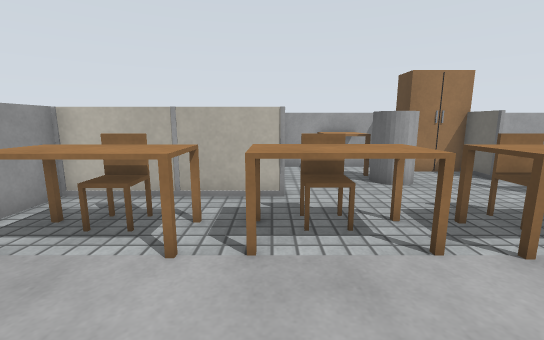
View 1 (above)

17 first-person views from a walk through a robot-simulator world made for Gazebo. The camera is 1 m above the floor, tilts 10° down and sees 90° across. The floor is counted in squares, 0.5 m on a side. Each view is taken from the middle of a square. On the plan, view 1 faces up. The plan holds only what a view shows up to about 16 squares ahead; the rest is blank. The place goes on beyond the plan. Some stock models are drawn as simple stand-ins. Surface patterns are stand-ins for the level's own textures.

View 2
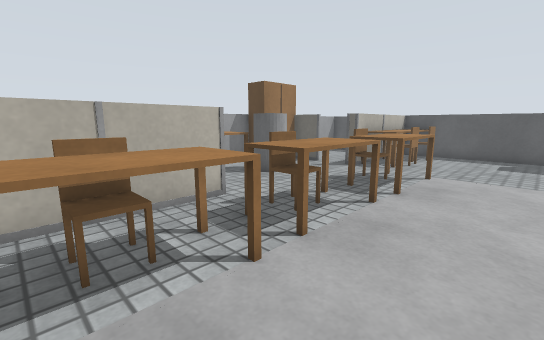

View 3
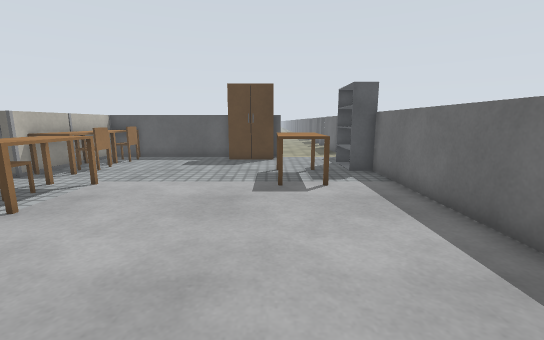

View 4
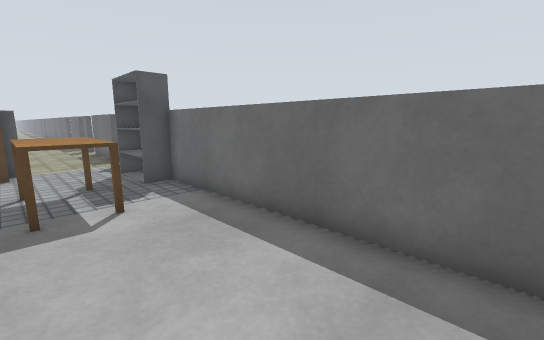

View 5
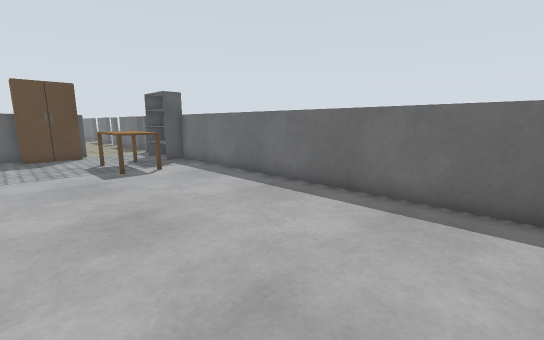

View 6
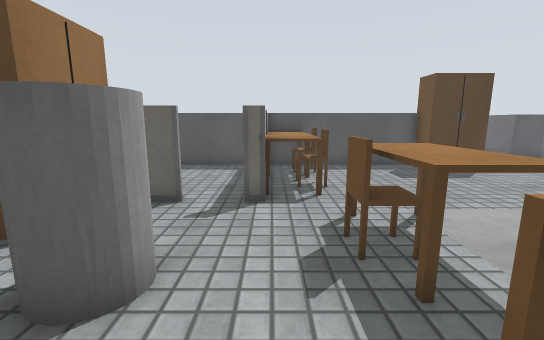

View 7
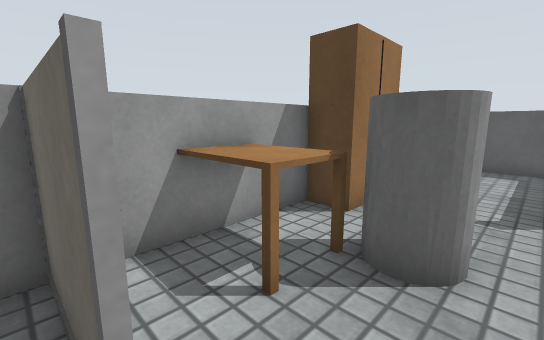

View 8
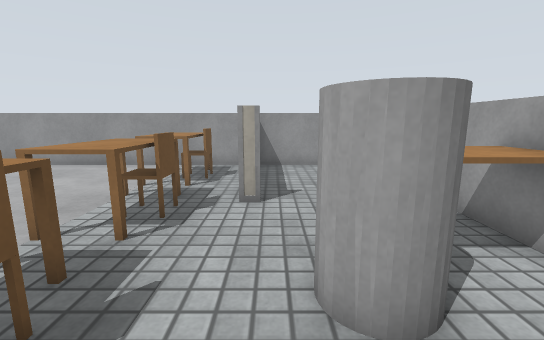

View 9
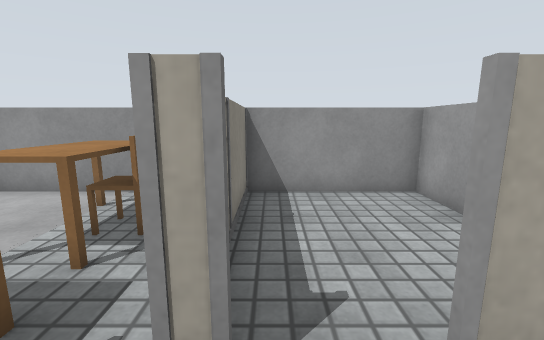

View 10
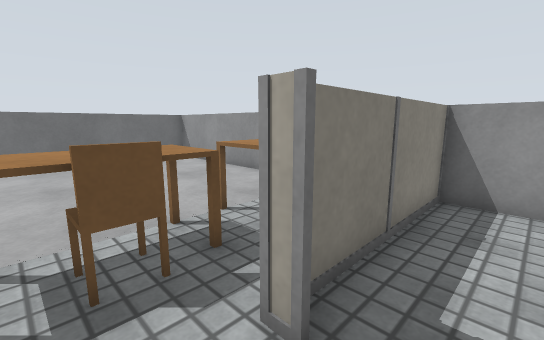

View 11
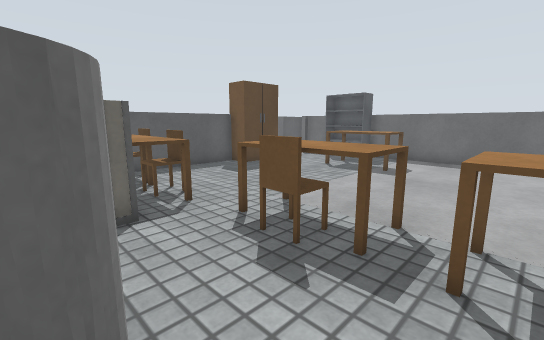

View 12
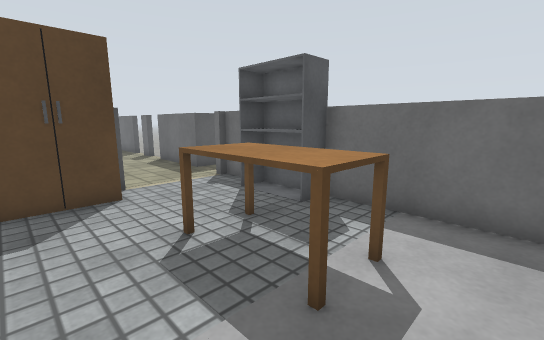

View 13
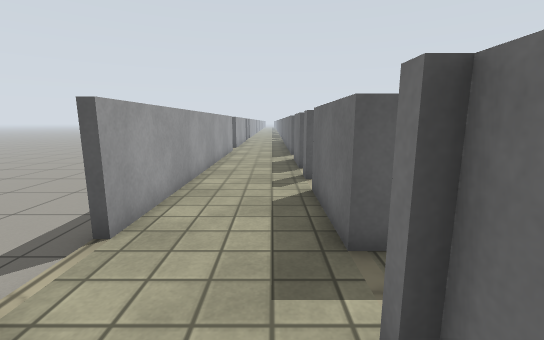

View 14
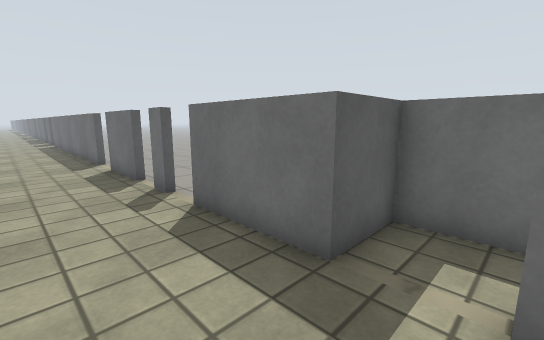

View 15
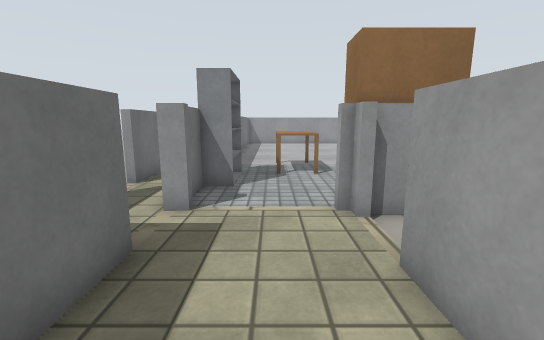

View 16
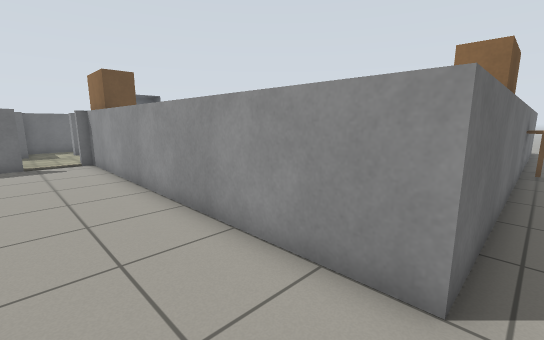

View 17
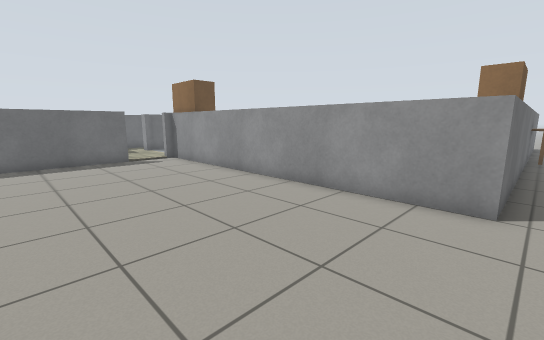

### Floor plan
Points are (right, up) in squares from view 1. A wall is a line through its corners. A room is listed if a view was taken in it or the views show most of it. See-through windows are left out.
Room 1 (views 1, 2, 3, 4, 5, 6, 8, 9, 10, 11, 12, 13, 14, 15)
walls: (8.5, 7.2) (7.7, 7.2) (7.7, 7.7); (7.7, 9.2) (7.7, 11); (13.7, 0.2) (13.7, 7.2); (0.3, 7.8) (0.3, 7.2) (-5.7, 7.2); (13.7, -2.6) (13.7, -2); (14.5, -2.2) (14, -2.2); (13.7, 7.9) (13.7, 11.4); (0.3, 10) (0.3, 9.3); (11.5, -6.2) (13.8, -6.2); (5.5, 12.2) (-0.2, 12.2); (7.6, 12.5) (14, 12.5); (3.9, 12.5) (5.6, 12.5); (9.1, -8.5) (11.2, -8.5) (11.2, -8.9); (14, -5.9) (14, -6.5); (12.1, 12.2) (10.2, 12.2); (-5.7, 7) (-5.7, -6.2) (8.5, -6.2); (13.9, -8.5) (16, -8.5) (16, -6.2) (20, -6.2); (20.6, -2.2) (16.4, -2.2)
ways out: opening at (0, 8.5) to room 2; opening at (15, 13) to room 3; opening at (15.5, -2) to room 3; opening at (19.7, -4)
objects: table (-4, 4) to (-2, 5); chair (-3, 5); table (0, 4) to (2, 5); chair (1, 6); table (2, 10) to (3, 13); table (4, 4) to (6, 5); chair (5, 5); wardrobe (6, 11) to (7, 12); table (7, -4) to (9, -2); shelf (9, -6) to (11, -5); table (9, 6) to (11, 7); chair (10, 6); table (11, 6) to (13, 7); chair (12, 5) to (12, 6); wardrobe (13, -2) to (13, 0)
Room 2 (view 7)
walls: (-5.7, 7.3) (0.4, 7.3); (-3.6, 12.2) (-5.7, 12.2) (-5.7, 7); (0.3, 9.3) (0.3, 12.3)
ways out: opening at (0, 8.5) to room 1
Room 3 (views 16, 17)
walls: (16.4, -1.9) (21.1, -1.9); (14, 12.5) (14, -1.9)
ways out: opening at (15, 13) to room 1; opening at (15.5, -2) to room 1

Where each view was taken, in squares from view 1:
view 1: 0 up, 0 right, facing up
view 2: 1 up, 4 left, facing up-right
view 3: 2 down, 2 left, facing right
view 4: 2 down, 0 right, facing down-right
view 5: 1 up, 5 left, facing down-right
view 6: 7 up, 1 right, facing right
view 7: 8 up, 0 right, facing up-right
view 8: 8 up, 7 right, facing left
view 9: 8 up, 2 right, facing left
view 10: 9 up, 2 right, facing down-left
view 11: 9 up, 2 right, facing down-right
view 12: 0 up, 5 right, facing down-right
view 13: 5 down, 12 right, facing right
view 14: 3 down, 14 right, facing down-right
view 15: 4 down, 20 right, facing left
view 16: 13 up, 17 right, facing down-left
view 17: 13 up, 21 right, facing down-left
